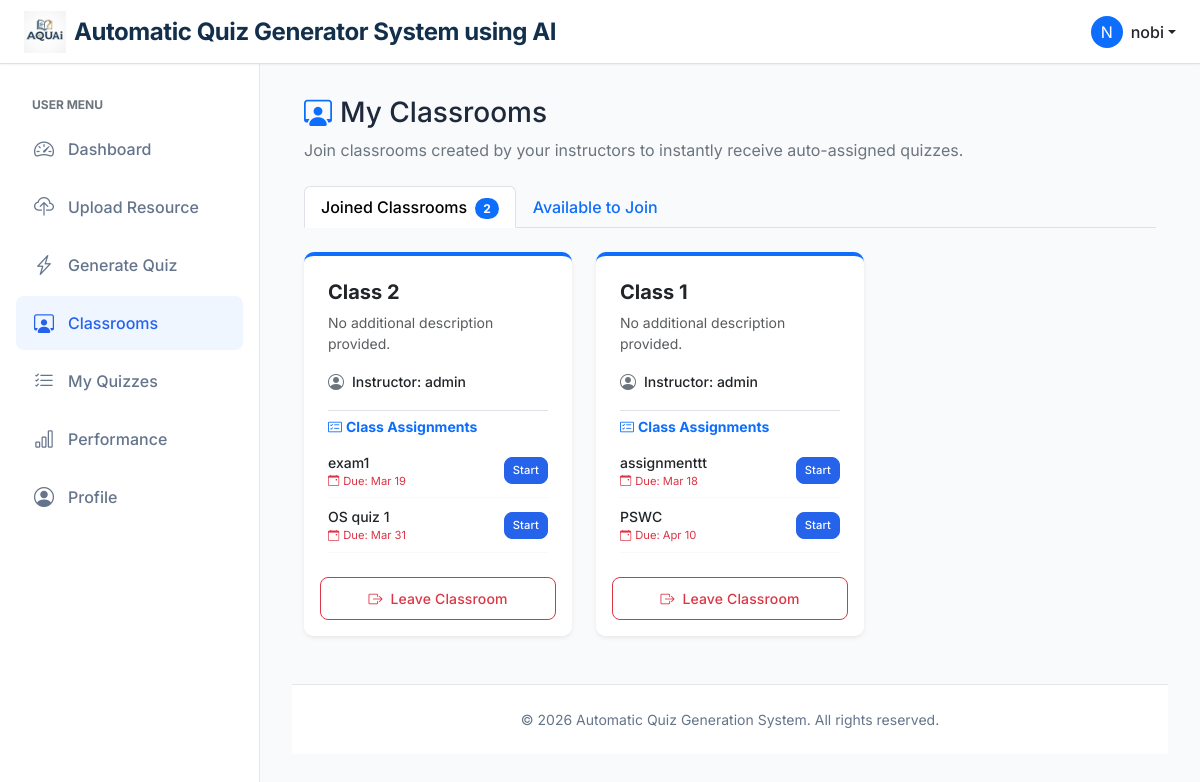
Page /user/classrooms (signed in) on the committed database.
### app/models.py (models this page shows, shortened)
class User(UserMixin, db.Model):
    __tablename__ = "user"
    id = db.Column(db.Integer, primary_key=True)
    username = db.Column(db.String(64), index=True, unique=True)
    email = db.Column(db.String(120), index=True, unique=True)
    password_hash = db.Column(db.String(128))
    role = db.Column(db.String(20), default='user')  # 'admin' or 'user'
    is_flagged = db.Column(db.Boolean, default=False)
    resources = db.relationship('Resource', back_populates='author', cascade="all, delete-orphan")
    quizzes = db.relationship('Quiz', back_populates='user', cascade="all, delete-orphan")
    attempts = db.relationship('QuizAttempt', back_populates='user', cascade="all, delete-orphan")

class Classroom(db.Model):
    __tablename__ = "classroom"
    id = db.Column(db.Integer, primary_key=True)
    name = db.Column(db.String(100), nullable=False)
    description = db.Column(db.Text, nullable=True)
    created_by_admin_id = db.Column(db.Integer, db.ForeignKey('user.id'), nullable=False)
    created_at = db.Column(db.DateTime, default=db.func.current_timestamp())
    admin = db.relationship('User', backref='created_classes', foreign_keys=[created_by_admin_id])
    members = db.relationship('ClassMembership', back_populates='classroom', cascade="all, delete-orphan")

class Assignment(db.Model):
    __tablename__ = "assignments"
    id = db.Column(db.Integer, primary_key=True)
    quiz_id = db.Column(db.Integer, db.ForeignKey('quiz.id'))
    admin_id = db.Column(db.Integer, db.ForeignKey('user.id'))
    title = db.Column(db.String(100))
    instructions = db.Column(db.Text)
    created_at = db.Column(db.DateTime, default=db.func.current_timestamp())
    due_date = db.Column(db.DateTime)
    status = db.Column(db.String(20), default='published') # draft, published
    target_type = db.Column(db.String(20), default='all') # all, class, users
    target_class_id = db.Column(db.Integer, db.ForeignKey('classroom.id'), nullable=True)
    target_user_ids = db.Column(db.Text, nullable=True) # Comma separated for manually chosen users
    results_released = db.Column(db.Boolean, default=False)
    quiz = db.relationship('Quiz', backref='assignments')
    admin = db.relationship('User', backref='managed_assignments')
    results = db.relationship('AssignmentAttempt', backref='assignment', lazy=True, cascade="all, delete-orphan")
    assigned_users = db.relationship('AssignmentUser', back_populates='assignment', cascade="all, delete-orphan")
    target_class = db.relationship('Classroom', backref='assignments', lazy=True)

### app/user/routes_classroom.py (the view)
@user_bp.route('/classrooms')
@login_required
def list_classrooms():
    if current_user.role == 'admin':
        return redirect(url_for('admin.dashboard'))
    all_classrooms = Classroom.query.order_by(Classroom.created_at.desc()).all()
    my_memberships = ClassMembership.query.filter_by(user_id=current_user.id).all()
    my_class_ids = [m.class_id for m in my_memberships]
    joined_classrooms = [c for c in all_classrooms if c.id in my_class_ids]
    available_classrooms = [c for c in all_classrooms if c.id not in my_class_ids]
    class_assignments = []
    if my_class_ids:
        from app.models import Assignment
        class_assignments = Assignment.query.filter(
            Assignment.target_type == 'class',
            Assignment.target_class_id.in_(my_class_ids)
        ).all()
    return render_template('user/classrooms/list.html',
                           title='My Classrooms',
                           joined_classrooms=joined_classrooms,
                           available_classrooms=available_classrooms,
                           class_assignments=class_assignments)

### app/models.py (called while the page is built)
@login_manager.user_loader
def load_user(id):
    return User.query.get(int(id))

### app/templates/user/classrooms/list.html (shortened to what this page needs)
{% extends "base.html" %}
{% block content %}
<div class="mb-4">
    <h2 class="h3"><i class="bi bi-person-workspace text-primary me-2"></i>My Classrooms</h2>
    <p class="text-secondary">Join classrooms created by your instructors to instantly receive auto-assigned quizzes.</p>
</div>
<ul class="nav nav-tabs mb-4" id="classroomTabs" role="tablist">
    <li class="nav-item" role="presentation">
        <button class="nav-link active fw-medium" id="joined-tab" data-bs-toggle="tab" data-bs-target="#joined" type="button" role="tab">
            Joined Classrooms <span class="badge bg-primary rounded-pill ms-1">{{ joined_classrooms|length }}</span>
        </button>
    </li>
    <li class="nav-item" role="presentation">
        <button class="nav-link fw-medium" id="available-tab" data-bs-toggle="tab" data-bs-target="#available" type="button" role="tab">
            Available to Join
        </button>
    </li>
</ul>
<div class="tab-content" id="classroomTabsContent">
    <div class="tab-pane fade show active" id="joined" role="tabpanel">
        <div class="row g-4">
            {% for room in joined_classrooms %}
            <div class="col-md-6 col-lg-4">
                <div class="card h-100 shadow-sm border-0 border-top border-primary border-4">
                    <div class="card-body">
                        <h5 class="card-title fw-bold mb-2">{{ room.name }}</h5>
                        <p class="card-text text-muted small mb-3" style="min-height: 40px;">
                            {{ room.description or 'No additional description provided.' }}
                        </p>
                        <div class="d-flex align-items-center mb-3">
                            <i class="bi bi-person-circle text-secondary me-2"></i>
                            <span class="small fw-medium">Instructor: {{ room.admin.username }}</span>
                        </div>
                        <div class="mt-3 pt-2 border-top">
                            <h6 class="fw-bold small mb-2 text-primary"><i class="bi bi-card-checklist me-1"></i>Class Assignments</h6>
                            <div class="list-group list-group-flush">
                                {% for assign in class_assignments if assign.target_class_id == room.id %}
                                <div class="list-group-item px-0 py-2 d-flex justify-content-between align-items-center bg-transparent border-0 border-bottom border-light">
                                    <div>
                                        <div class="fw-medium text-dark small">{{ assign.title or assign.quiz.resource.title }}</div>
                                        {% if assign.due_date %}
                                        <div class="text-danger" style="font-size: 0.7rem;"><i class="bi bi-calendar-event me-1"></i>Due: {{ assign.due_date.strftime('%b %d') }}</div>
                                        {% endif %}
                                    </div>
                                    <form action="{{ url_for('quiz.start') }}" method="post" class="d-inline">
                                        <button type="submit" class="btn btn-primary btn-xs py-1 px-2" style="font-size: 0.7rem;">
                                            Start
                                        </button>
                                    </form>
                                </div>
                                {% else %}
                                <div class="text-muted small py-1"><i class="bi bi-info-circle me-1"></i>No assignments yet.</div>
                                {% endfor %}
                            </div>
                        </div>
                    </div>
                    <div class="card-footer bg-white border-0 pt-0 pb-3">
                        <form action="{{ url_for('user.leave_classroom', class_id=room.id) }}" method="POST" onsubmit="return confirm('Are you sure you want to leave {{ room.name }}? You will stop receiving its assignments.');">
                            <button type="submit" class="btn btn-outline-danger btn-sm w-100">
                                <i class="bi bi-box-arrow-right me-1"></i> Leave Classroom
                            </button>
                        </form>
                    </div>
                </div>
            </div>
            {% endfor %}
        </div>
    </div>
</div>
{% endblock %}

### app/templates/base.html (shortened to what this page needs)
<!doctype html>
<html lang="en">
<head>
  <link href="https://cdn.jsdelivr.net/npm/bootstrap@5.3.0/dist/css/bootstrap.min.css" rel="stylesheet">
  <link href="https://cdn.jsdelivr.net/npm/bootstrap-icons@1.10.0/font/bootstrap-icons.css" rel="stylesheet">
  <link href="{{ url_for('static', filename='css/style.css') }}" rel="stylesheet">
</head>
<body>
  <nav class="navbar navbar-expand-lg navbar-light bg-white fixed-top border-bottom">
    <div class="container-fluid px-4">
      <a class="navbar-brand d-flex align-items-center gap-2" href="{{ url_for('index') }}">
        <img src="{{ url_for('static', filename='images/logo.jpeg') }}" alt="AQUAi Logo" class="app-logo">
        <div class="app-title" style="display: flex; flex-direction: column; line-height: 1;">
          <span class="fw-bold fs-4" style="color: #122f4b;">Automatic Quiz Generator System using AI</span>
        </div>
      </a>
      <div class="d-flex align-items-center ms-auto">
        {% if current_user.is_authenticated %}
        <div class="dropdown">
          <a href="#" class="d-flex align-items-center text-decoration-none dropdown-toggle text-dark"
            id="dropdownUser1" data-bs-toggle="dropdown" aria-expanded="false">
            <div class="bg-primary text-white rounded-circle d-flex align-items-center justify-content-center me-2"
              style="width: 32px; height: 32px;">
              {{ current_user.username[0].upper() }}
            </div>
            <span class="d-none d-sm-inline fw-medium">
              {{ current_user.username }}
            </span>
          </a>
        </div>
        {% endif %}
      </div>
    </div>
  </nav>
  <div class="d-flex">
    {% if current_user.is_authenticated %}
    <nav class="sidebar show">
      <div class="py-2">
        {% if current_user.role == 'admin' %}
        <small class="text-uppercase text-secondary fw-bold px-3 mb-2 d-block" style="font-size: 0.75rem;">
          Admin Menu
        </small>
        <a href="{{ url_for('admin.dashboard') }}"
          class="nav-link {{ 'active' if request.endpoint == 'admin.dashboard' else '' }}">
          <i class="bi bi-speedometer2"></i> Dashboard
        </a>
        <a href="{{ url_for('admin.resources') }}"
          class="nav-link {{ 'active' if request.endpoint == 'admin.resources' else '' }}">
          <i class="bi bi-folder2-open"></i> Manage Resources
        </a>
        <a href="{{ url_for('admin.user_monitoring') }}"
          class="nav-link {{ 'active' if request.endpoint == 'admin.user_monitoring' else '' }}">
          <i class="bi bi-people"></i> User Monitoring
        </a>
        <a href="{{ url_for('admin.list_classrooms') }}"
          class="nav-link {{ 'active' if 'classrooms' in (request.endpoint or '') else '' }}">
          <i class="bi bi-person-workspace"></i> Classrooms
        </a>
        <a href="{{ url_for('admin.list_assignments') }}"
          class="nav-link {{ 'active' if 'assignments' in (request.endpoint or '') else '' }}">
          <i class="bi bi-clipboard-plus"></i> Assign Assignments
        </a>
        <a href="{{ url_for('admin.analytics') }}"
          class="nav-link {{ 'active' if request.endpoint == 'admin.analytics' else '' }}">
          <i class="bi bi-graph-up"></i> Analytics
        </a>
        {% else %}
        <small class="text-uppercase text-secondary fw-bold px-3 mb-2 d-block" style="font-size: 0.75rem;">
          User Menu
        </small>
        <a href="{{ url_for('user.dashboard') }}"
          class="nav-link {{ 'active' if request.endpoint == 'user.dashboard' else '' }}">
          <i class="bi bi-speedometer2"></i> Dashboard
        </a>
        <a href="{{ url_for('user.upload') }}"
          class="nav-link {{ 'active' if request.endpoint == 'user.upload' else '' }}">
          <i class="bi bi-cloud-upload"></i> Upload Resource
        </a>
        <a href="{{ url_for('ai_engine.process') }}"
          class="nav-link {{ 'active' if request.endpoint == 'ai_engine.process' else '' }}">
          <i class="bi bi-lightning-charge"></i> Generate Quiz
        </a>
        <a href="{{ url_for('user.list_classrooms') }}"
          class="nav-link {{ 'active' if 'classrooms' in (request.endpoint or '') else '' }}">
          <i class="bi bi-person-workspace"></i> Classrooms
        </a>
        <a href="{{ url_for('quiz.my_quizzes') }}"
          class="nav-link {{ 'active' if request.endpoint == 'quiz.my_quizzes' else '' }}">
          <i class="bi bi-list-check"></i> My Quizzes
        </a>
        <a href="{{ url_for('quiz.performance') }}"
          class="nav-link {{ 'active' if request.endpoint == 'quiz.performance' else '' }}">
          <i class="bi bi-bar-chart"></i> Performance
        </a>
        <a href="{{ url_for('user.profile') }}"
          class="nav-link {{ 'active' if request.endpoint == 'user.profile' else '' }}">
          <i class="bi bi-person-circle"></i> Profile
        </a>
        {% endif %}
      </div>
    </nav>
    {% endif %}
    <main class="main-content {{ 'ms-0' if not current_user.is_authenticated else '' }}"
      style="{{ 'margin-left: 0;' if not current_user.is_authenticated else '' }}">
      <div class="{{ 'container' if not current_user.is_authenticated else 'container-fluid' }}">
        {% block content %}{% endblock %}
      </div>
      <footer class="footer mt-5">
        <div class="container">
          <span>&copy; {{ 2026 }} Automatic Quiz Generation System. All rights reserved.</span>
        </div>
      </footer>
    </main>
  </div>
</body>
</html>

### app/static/css/style.css (style rules this page uses)
:root { --primary-color: #2563eb; --primary-hover: #1d4ed8; --secondary-color: #64748b; --background-color: #f8fafc; --sidebar-width: 260px; --text-color: #1e293b; --card-shadow: 0 1px 3px 0 rgb(0 0 0 / 0.1), 0 1px 2px -1px rgb(0 0 0 / 0.1); --card-hover-shadow: 0 10px 15px -3px rgb(0 0 0 / 0.1), 0 4px 6px -4px rgb(0 0 0 / 0.1); --border-color: #e5e7eb; --transition-speed: 0.2s; --border-radius: 10px; }
body { font-family: 'Inter', system-ui, -apple-system, sans-serif; background-color: var(--background-color); color: var(--text-color); min-height: 100vh; display: flex; flex-direction: column; overflow-x: hidden; }
.navbar { box-shadow: 0 1px 2px 0 rgb(0 0 0 / 0.05); z-index: 1030; background-color: white !important; height: 64px; }
.navbar-brand { font-weight: 600; color: var(--primary-color) !important; font-size: 1.1rem; letter-spacing: -0.025em; }
.sidebar { width: var(--sidebar-width); position: fixed; top: 64px; bottom: 0; left: 0; z-index: 100; padding: 1.5rem 1rem; overflow-y: auto; background-color: white; border-right: 1px solid var(--border-color); transition: transform 0.3s ease-in-out; }
.sidebar .nav-link { color: var(--secondary-color); font-weight: 500; padding: 0.75rem 1rem; border-radius: 0.5rem; margin-bottom: 0.25rem; display: flex; align-items: center; gap: 0.75rem; transition: all var(--transition-speed) ease; }
.sidebar .nav-link.active { background-color: #eff6ff; color: var(--primary-color); }
.sidebar i { font-size: 1.25rem; width: 24px; text-align: center; transition: color var(--transition-speed) ease; }
.main-content { margin-left: var(--sidebar-width); padding: 2rem; margin-top: 64px; flex: 1; display: flex; flex-direction: column; min-height: calc(100vh - 64px); }
.card { border: 1px solid var(--border-color); border-radius: var(--border-radius); box-shadow: var(--card-shadow); transition: transform var(--transition-speed) ease, box-shadow var(--transition-speed) ease; background-color: white; overflow: hidden; }
.card-body { padding: 1.5rem; }
.btn { border-radius: 0.5rem; padding: 0.625rem 1.25rem; font-weight: 500; transition: all var(--transition-speed) ease; letter-spacing: 0.01em; }
.btn-primary { background-color: var(--primary-color); border-color: var(--primary-color); }
.footer { margin-top: auto; background-color: white; border-top: 1px solid var(--border-color); padding: 1.5rem 0; text-align: center; color: var(--secondary-color); font-size: 0.875rem; }
.fw-medium { font-weight: 500; }
.app-logo { height: 42px; width: auto; }
.app-title { line-height: 1.1; }
.app-title span { font-size: 18px; }

### rows in the picture
User: username "N", username "nobi"
Classroom: name "Class 2", description "No additional description provided.", admin.username "admin"
Assignment: title "exam1", due_date "Mar 19"
Assignment: title "OS quiz 1", due_date "Mar 31"
Classroom: name "Class 1", description "No additional description provided.", admin.username "admin"
Assignment: title "assignmenttt", due_date "Mar 18"
Assignment: title "PSWC", due_date "Apr 10"

### other values in the picture
{{ joined_classrooms|length }} "2"
{{ 2026 }} "2026"
